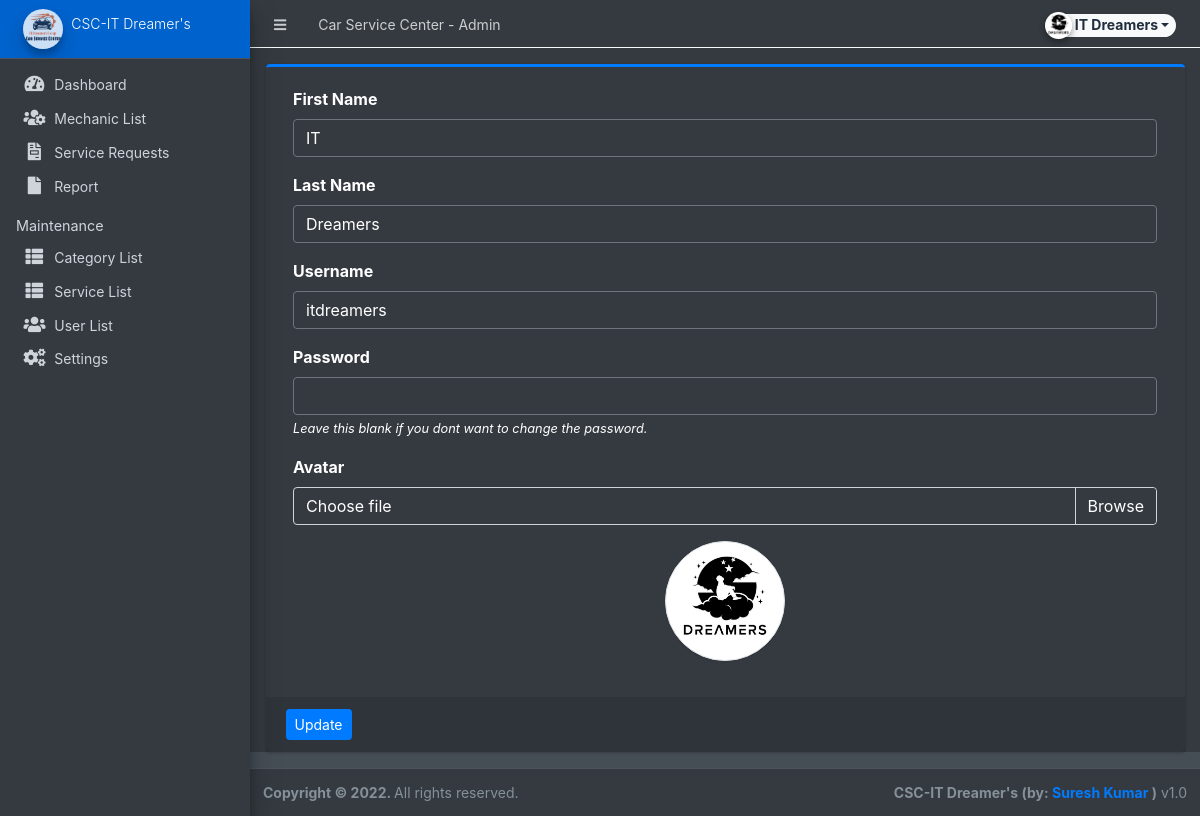
The app's page /admin/?page=user (signed in) with its own data.
### tables this page shows
CREATE TABLE `users` (
  `id` int(50) NOT NULL,
  `firstname` varchar(250) NOT NULL,
  `lastname` varchar(250) NOT NULL,
  `username` text NOT NULL,
  `password` text NOT NULL,
  `avatar` text DEFAULT NULL,
  `last_login` datetime DEFAULT NULL,
  `type` tinyint(1) NOT NULL DEFAULT 0,
  `date_added` datetime NOT NULL DEFAULT current_timestamp(),
  `date_updated` datetime DEFAULT NULL ON UPDATE current_timestamp()
);

### classes/DBConnection.php (called while the page is built, shortened)
<?php
class DBConnection{
    private $host = DB_SERVER;
    private $username = DB_USERNAME;
    private $password = DB_PASSWORD;
    private $database = DB_NAME;
    public $conn;
    public function __construct(){
        if (!isset($this->conn)) {
            $this->conn = new mysqli($this->host, $this->username, $this->password, $this->database);
        }
    }
}
?>

### classes/SystemSettings.php (called while the page is built, shortened)
<?php
class SystemSettings extends DBConnection{
	function userdata($field = ''){
		if(!empty($field)){
			if(isset($_SESSION['userdata'][$field]))
				return $_SESSION['userdata'][$field];
			else
				return null;
		}else{
			return false;
		}
	}
}
$_settings = new SystemSettings();
?>

### config.php (called while the page is built, shortened)
<?php
require_once('classes/DBConnection.php');
require_once('classes/SystemSettings.php');
function validate_image($file){
	if(!empty($file)){
		if(is_file(base_app.$file)){
			return base_url.$file;
		}else{
			return base_url.'dist/img/no-image-available.png';
		}
	}else{
		return base_url.'dist/img/no-image-available.png';
	}
}
?>

### admin/user/index.php (the view, shortened to what this page needs)
<?php
$user = $conn->query("SELECT * FROM users where id ='".$_settings->userdata('id')."'");
foreach($user->fetch_array() as $k =>$v){
	$meta[$k] = $v;
}
?>
<div class="card card-outline card-primary">
	<div class="card-body">
		<div class="container-fluid">
			<form action="" id="manage-user">
				<div class="form-group">
					<label for="name">First Name</label>
					<input type="text" name="firstname" id="firstname" class="form-control" value="<?php echo isset($meta['firstname']) ? $meta['firstname']: '' ?>" required>
				</div>
				<div class="form-group">
					<label for="name">Last Name</label>
					<input type="text" name="lastname" id="lastname" class="form-control" value="<?php echo isset($meta['lastname']) ? $meta['lastname']: '' ?>" required>
				</div>
				<div class="form-group">
					<label for="username">Username</label>
					<input type="text" name="username" id="username" class="form-control" value="<?php echo isset($meta['username']) ? $meta['username']: '' ?>" required  autocomplete="off">
				</div>
				<div class="form-group">
					<label for="password">Password</label>
					<input type="password" name="password" id="password" class="form-control" value="" autocomplete="off">
					<small><i>Leave this blank if you dont want to change the password.</i></small>
				</div>
				<div class="form-group">
					<label for="" class="control-label">Avatar</label>
					<div class="custom-file">
		              <label class="custom-file-label" for="customFile">Choose file</label>
		            </div>
				</div>
				<div class="form-group d-flex justify-content-center">
					<img src="<?php echo validate_image(isset($meta['avatar']) ? $meta['avatar'] :'') ?>" alt="" id="cimg" class="img-fluid img-thumbnail">
				</div>
			</form>
		</div>
	</div>
	<div class="card-footer">
			<div class="col-md-12">
				<div class="row">
					<button class="btn btn-sm btn-primary" form="manage-user">Update</button>
				</div>
			</div>
		</div>
</div>

### admin/user/index.php (style rules this page uses)
img#cimg { height: 15vh; width: 15vh; object-fit: cover; border-radius: 100% 100%; }

### records on screen
users: firstname "IT", lastname "Dreamers", username "itdreamers", avatar (picture)

### other values on screen
$_settings->info('name') "Car Service Center"
$_settings->userdata('firstname').' '.$_settings->userdata('lastname') "IT Dreamers"
$_settings->info('short_name') "CSC-IT Dreamer's"
